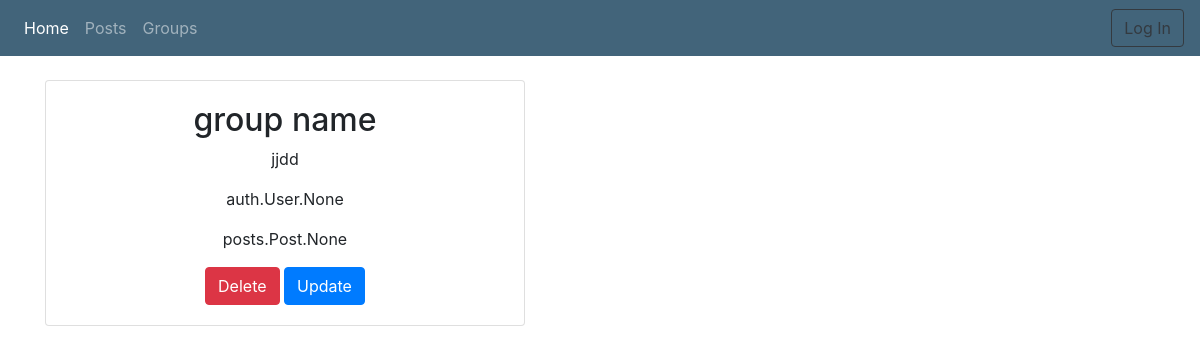
The app's page /groups/detail/1/, older data.
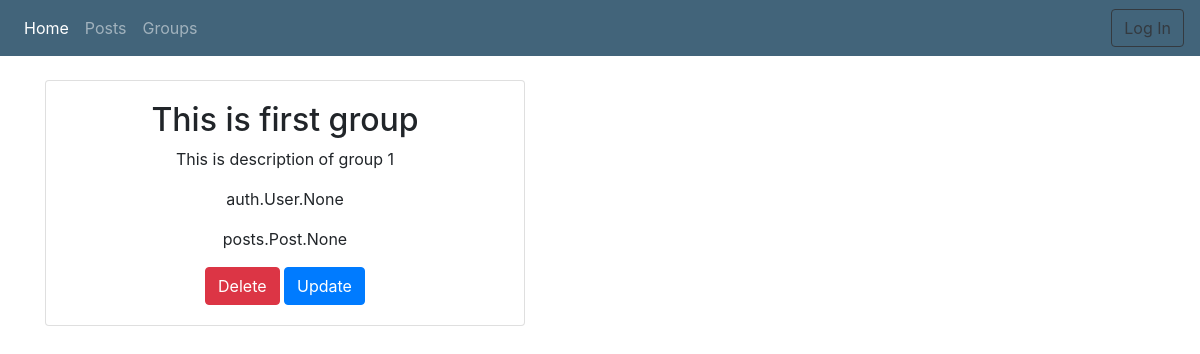
The same page, newer data.
### groups/models.py (models this page shows, shortened)
class Group(models.Model):
    admin_of_group = models.ForeignKey(User, on_delete=models.CASCADE)
    name_of_group = models.CharField(unique=True, max_length=256)
    description_of_group = models.TextField(blank=True, default="This Group has not their destription yet")
    members = models.ManyToManyField(User, related_name='members', related_query_name='member', blank=True)
    posts_in_group = models.ManyToManyField(Post, blank=True)

### groups/views.py (the view)
# urls.py: path('detail/<int:pk>/', views.GroupDetailView.as_view(), name='detail'),
class GroupDetailView(DetailView):
    model = Group

### groups/templates/groups/group_detail.html
{% extends 'base.html' %}
{% block conntent %}
<div class="card text-center" style="width: 30rem;">
    <div class="card-body">
        <h2>{{ object.name_of_group }}</h2>
        <p>{{ object.description_of_group }}</p>
        <p>{{ object.members }}</p>
        <p>{{ object.posts_in_group }}</p>
        <a href="{% url 'groups:delete' group.pk %}" class="btn btn-danger">Delete</a>
        <a href="{% url 'groups:update' group.pk %}" class="btn btn-primary">Update</a>
</div>
</div>
{% endblock %}

Row changes from the older to the newer data that the page shows:
changed Group "auth.User.None": name_of_group "group name" → "This is first group"; description_of_group "jjdd" → "This is description of group 1"
